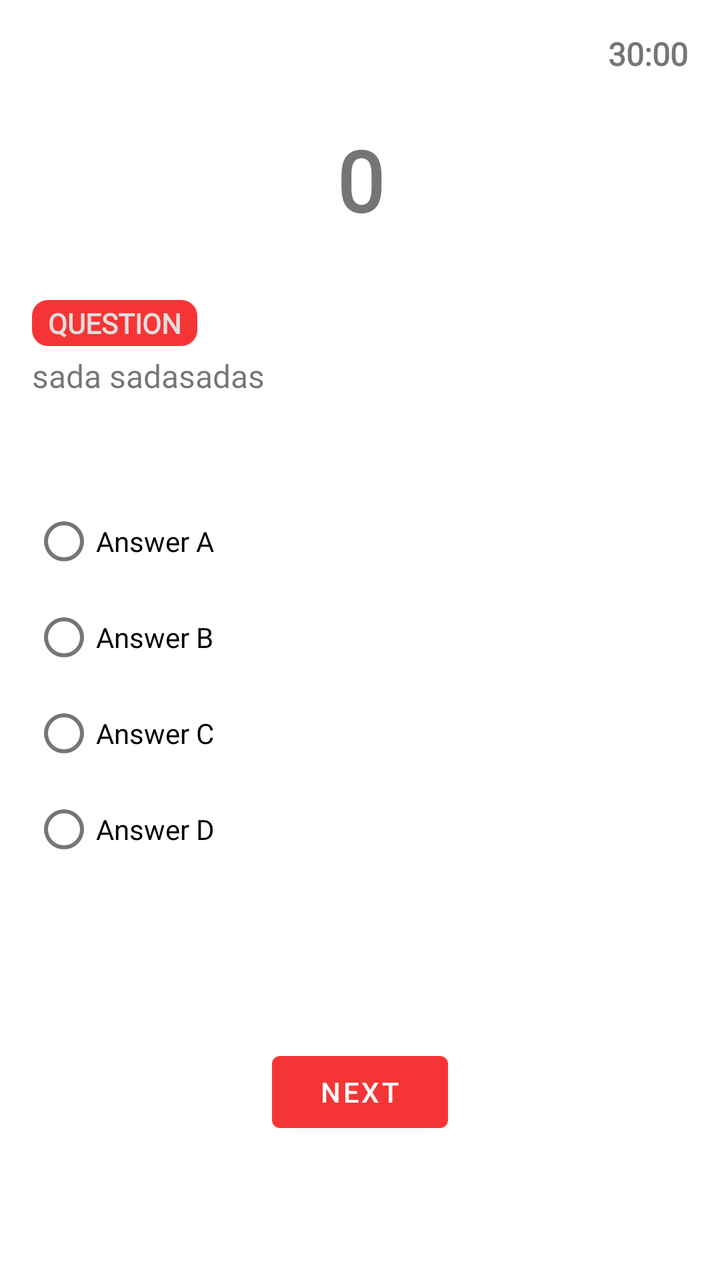
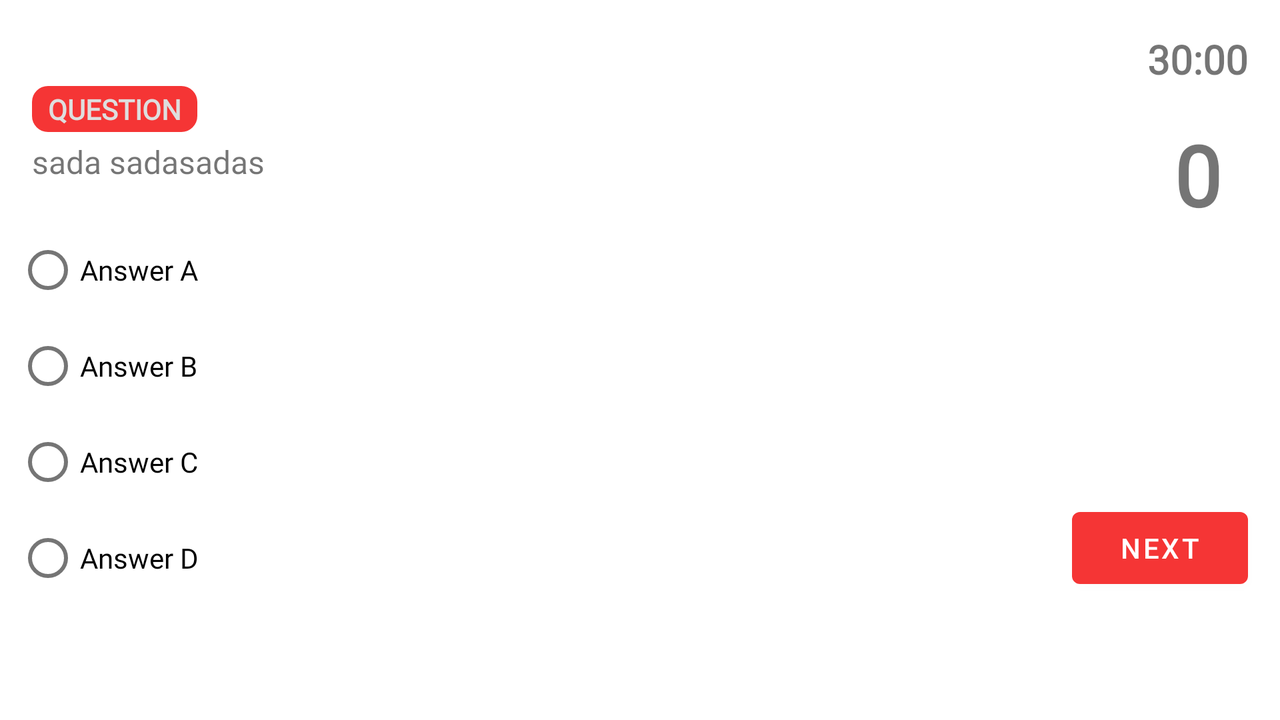

Compare how this app lays out the same screen by default and in its alternative resource folder. The renders come first, then the two layout files and the values they reference.
<!-- AndroidManifest.xml: application theme Theme.CitizenshipTestCanada -->
<!-- res/layout/fragment_q_a.xml -->
<?xml version="1.0" encoding="utf-8"?>
<androidx.constraintlayout.widget.ConstraintLayout xmlns:android="http://schemas.android.com/apk/res/android"
    xmlns:app="http://schemas.android.com/apk/res-auto"
    xmlns:tools="http://schemas.android.com/tools"
    android:layout_width="match_parent"
    android:layout_height="match_parent">

    <TextView
        android:id="@+id/timer"
        android:layout_width="wrap_content"
        android:layout_height="wrap_content"
        android:layout_marginTop="16dp"
        android:layout_marginEnd="16dp"
        android:layout_marginRight="16dp"
        android:fontFamily="@font/roboto"
        android:text="30:00"
        android:textSize="16sp"
        android:textStyle="bold"
        app:layout_constraintEnd_toEndOf="parent"
        app:layout_constraintTop_toTopOf="parent" />

    <TextView
        android:id="@+id/questionNumber"
        android:layout_width="wrap_content"
        android:layout_height="wrap_content"
        android:layout_marginTop="24dp"
        android:fontFamily="@font/roboto"
        android:text="0"
        android:textSize="42sp"
        android:textStyle="bold"
        app:layout_constraintEnd_toEndOf="parent"
        app:layout_constraintStart_toStartOf="parent"
        app:layout_constraintTop_toBottomOf="@+id/timer" />

    <TextView
        android:id="@+id/textView7"
        android:layout_width="wrap_content"
        android:layout_height="wrap_content"
        android:layout_marginStart="16dp"
        android:layout_marginLeft="16dp"
        android:layout_marginTop="32dp"
        android:background="@drawable/question_bg"
        android:fontFamily="@font/roboto"
        android:text="Question"
        android:textAllCaps="true"
        android:textColor="@color/colorOnPrimary"
        android:textSize="14sp"
        android:textStyle="bold"
        app:layout_constraintStart_toStartOf="parent"
        app:layout_constraintTop_toBottomOf="@+id/questionNumber" />

    <RadioGroup
        android:id="@+id/radioGroup"
        android:layout_width="0dp"
        android:layout_height="wrap_content"
        android:layout_marginStart="16dp"
        android:layout_marginLeft="16dp"
        android:layout_marginTop="48dp"
        android:layout_marginEnd="16dp"
        android:layout_marginRight="16dp"
        app:layout_constraintEnd_toEndOf="parent"
        app:layout_constraintStart_toStartOf="parent"
        app:layout_constraintTop_toBottomOf="@+id/question">

        <RadioButton
            android:id="@+id/correctAnswer"
            android:layout_width="wrap_content"
            android:layout_height="wrap_content"
            android:fontFamily="@font/roboto"
            android:text="Answer A"
            tools:layout_editor_absoluteX="113dp"
            tools:layout_editor_absoluteY="311dp" />

        <RadioButton
            android:id="@+id/answer2"
            android:layout_width="wrap_content"
            android:layout_height="wrap_content"
            android:fontFamily="@font/roboto"
            android:text="Answer B"
            tools:layout_editor_absoluteX="111dp"
            tools:layout_editor_absoluteY="389dp" />

        <RadioButton
            android:id="@+id/answer3"
            android:layout_width="wrap_content"
            android:layout_height="wrap_content"
            android:fontFamily="@font/roboto"
            android:text="Answer C"
            tools:layout_editor_absoluteX="109dp"
            tools:layout_editor_absoluteY="472dp" />

        <RadioButton
            android:id="@+id/answer4"
            android:layout_width="wrap_content"
            android:layout_height="wrap_content"
            android:fontFamily="@font/roboto"
            android:text="Answer D"
            tools:layout_editor_absoluteX="113dp"
            tools:layout_editor_absoluteY="535dp" />
    </RadioGroup>

    <TextView
        android:id="@+id/question"
        android:layout_width="0dp"
        android:layout_height="wrap_content"
        android:layout_marginStart="16dp"
        android:layout_marginLeft="16dp"
        android:layout_marginTop="4dp"
        android:layout_marginEnd="16dp"
        android:layout_marginRight="16dp"
        android:fontFamily="@font/roboto"
        android:text="sada sadasadas"
        android:textSize="16sp"
        app:layout_constraintEnd_toEndOf="parent"
        app:layout_constraintHorizontal_bias="0.0"
        app:layout_constraintStart_toStartOf="parent"
        app:layout_constraintTop_toBottomOf="@+id/textView7" />


    <Button
        android:id="@+id/submitButton"
        android:layout_width="wrap_content"
        android:layout_height="wrap_content"
        android:layout_marginBottom="16dp"
        android:text="Next"
        app:layout_constraintBottom_toTopOf="@+id/adContainer"
        app:layout_constraintEnd_toEndOf="parent"
        app:layout_constraintStart_toStartOf="parent"
        app:layout_constraintTop_toBottomOf="@+id/radioGroup"
        app:layout_constraintVertical_bias="1.0" />

    <LinearLayout
        android:id="@+id/adContainer"
        android:layout_width="match_parent"
        android:layout_height="wrap_content"
        android:layout_gravity="center"
        android:gravity="center"
        android:minHeight="54dp"
        android:orientation="vertical"
        app:layout_constraintBottom_toBottomOf="parent"
        app:layout_constraintEnd_toEndOf="parent"
        app:layout_constraintStart_toStartOf="parent" />


</androidx.constraintlayout.widget.ConstraintLayout>
<!-- resources referenced by this layout -->
<resources>
  <color name="colorOnPrimary">#DEDEDE</color>
  <!-- drawable question_bg (drawable) -->
  <?xml version="1.0" encoding="utf-8"?>
  <shape xmlns:android="http://schemas.android.com/apk/res/android">
      <corners android:radius="8dp" />
      <solid android:color="@color/colorPrimary" />
      <padding
          android:bottom="2dp"
          android:left="8dp"
          android:right="8dp"
          android:top="2dp" />
  </shape>
  <style name="Theme.CitizenshipTestCanada" parent="Theme.MaterialComponents.DayNight.NoActionBar">
          
          <item name="colorPrimary">#F53535</item>
          <item name="colorPrimaryVariant">#A31C1C</item>
          <item name="colorOnPrimary">#FFFFFF</item>
          
          <item name="colorSecondary">@color/colorPrimary</item>
          <item name="colorSecondaryVariant">@color/colorPrimaryVariant</item>
          <item name="colorOnSecondary">@color/colorOnPrimary</item>
  
          <item name="android:textColorPrimary">@color/text_main</item>
          <item name="android:textColorSecondary">@color/textLabel</item>
  
          
          <item name="android:statusBarColor" tools:targetApi="l">?attr/colorPrimaryVariant</item>
          
      </style>
  <color name="colorPrimary">#F53535</color>
  <color name="colorPrimaryVariant">#CF2121</color>
  <color name="text_main">#131313</color>
  <color name="textLabel">#99131313</color>
</resources>
<!-- res/layout-land/fragment_q_a.xml (the repository's variant of the layout above) -->
<!-- drawn on the phone turned sideways -->
<?xml version="1.0" encoding="utf-8"?>
<androidx.constraintlayout.widget.ConstraintLayout xmlns:android="http://schemas.android.com/apk/res/android"
    xmlns:app="http://schemas.android.com/apk/res-auto"
    xmlns:tools="http://schemas.android.com/tools"
    android:layout_width="match_parent"
    android:layout_height="match_parent">

    <TextView
        android:id="@+id/timer"
        android:layout_width="wrap_content"
        android:layout_height="wrap_content"
        android:layout_marginTop="16dp"
        android:layout_marginEnd="16dp"
        android:layout_marginRight="16dp"
        android:fontFamily="@font/roboto"
        android:text="30:00"
        android:textSize="20sp"
        android:textStyle="bold"
        app:layout_constraintEnd_toEndOf="parent"
        app:layout_constraintTop_toTopOf="parent" />


    <View
        android:id="@+id/timerHighlighter"
        android:layout_width="0dp"
        android:layout_height="6dp"
        android:background="@color/good_time"
        app:layout_constraintEnd_toEndOf="@+id/timer"
        app:layout_constraintStart_toStartOf="@+id/timer"
        app:layout_constraintTop_toBottomOf="@+id/timer" />

    <TextView
        android:id="@+id/questionNumber"
        android:layout_width="wrap_content"
        android:layout_height="wrap_content"
        android:layout_marginTop="16dp"
        android:fontFamily="@font/roboto"
        android:text="0"
        android:textSize="42sp"
        android:textStyle="bold"
        app:layout_constraintEnd_toEndOf="@+id/timerHighlighter"
        app:layout_constraintStart_toStartOf="@+id/timerHighlighter"
        app:layout_constraintTop_toBottomOf="@+id/timer" />

    <TextView
        android:id="@+id/textView7"
        android:layout_width="wrap_content"
        android:layout_height="wrap_content"
        android:layout_marginStart="16dp"
        android:layout_marginLeft="16dp"
        android:background="@drawable/question_bg"
        android:fontFamily="@font/roboto"
        android:text="Question"
        android:textAllCaps="true"
        android:textColor="@color/colorOnPrimary"
        android:textSize="14sp"
        android:textStyle="bold"
        app:layout_constraintStart_toStartOf="parent"
        app:layout_constraintTop_toBottomOf="@+id/timer" />

    <RadioGroup
        android:id="@+id/radioGroup"
        android:layout_width="0dp"
        android:layout_height="wrap_content"
        android:layout_marginStart="8dp"
        android:layout_marginLeft="8dp"
        android:layout_marginTop="16dp"
        android:layout_marginEnd="8dp"
        android:layout_marginRight="8dp"
        android:gravity="left"
        app:layout_constraintBottom_toTopOf="@+id/adContainer"
        app:layout_constraintEnd_toStartOf="@+id/submitButton"
        app:layout_constraintStart_toStartOf="parent"
        app:layout_constraintTop_toBottomOf="@+id/question">

        <RadioButton
            android:id="@+id/answer1"
            android:layout_width="wrap_content"
            android:layout_height="0dp"
            android:layout_weight="1"
            android:fontFamily="@font/roboto"
            android:text="Answer A"
            tools:layout_editor_absoluteX="113dp"
            tools:layout_editor_absoluteY="311dp" />

        <RadioButton
            android:id="@+id/answer2"
            android:layout_width="wrap_content"
            android:layout_height="0dp"
            android:layout_weight="1"
            android:fontFamily="@font/roboto"
            android:text="Answer B"
            tools:layout_editor_absoluteX="111dp"
            tools:layout_editor_absoluteY="389dp" />

        <RadioButton
            android:id="@+id/answer3"
            android:layout_width="wrap_content"
            android:layout_height="0dp"
            android:layout_weight="1"
            android:fontFamily="@font/roboto"
            android:text="Answer C"
            tools:layout_editor_absoluteX="109dp"
            tools:layout_editor_absoluteY="472dp" />

        <RadioButton
            android:id="@+id/answer4"
            android:layout_width="wrap_content"
            android:layout_height="0dp"
            android:layout_weight="1"
            android:fontFamily="@font/roboto"
            android:text="Answer D"
            tools:layout_editor_absoluteX="113dp"
            tools:layout_editor_absoluteY="535dp" />
    </RadioGroup>

    <TextView
        android:id="@+id/question"
        android:layout_width="0dp"
        android:layout_height="wrap_content"
        android:layout_marginTop="4dp"
        android:layout_marginEnd="16dp"
        android:layout_marginRight="16dp"
        android:fontFamily="@font/roboto"
        android:text="sada sadasadas"
        android:textSize="16sp"
        app:layout_constraintEnd_toStartOf="@+id/timer"
        app:layout_constraintStart_toStartOf="@+id/textView7"
        app:layout_constraintTop_toBottomOf="@+id/textView7" />


    <Button
        android:id="@+id/submitButton"
        android:layout_width="wrap_content"
        android:layout_height="wrap_content"
        android:layout_marginEnd="16dp"
        android:layout_marginRight="16dp"
        android:layout_marginBottom="8dp"
        android:text="Next"
        app:layout_constraintBottom_toTopOf="@+id/adContainer"
        app:layout_constraintEnd_toEndOf="parent" />

    <LinearLayout
        android:id="@+id/adContainer"
        android:layout_width="match_parent"
        android:layout_height="wrap_content"
        android:layout_gravity="center"
        android:gravity="center"
        android:minHeight="54dp"
        android:orientation="vertical"
        app:layout_constraintBottom_toBottomOf="parent"
        app:layout_constraintEnd_toEndOf="parent"
        app:layout_constraintStart_toStartOf="parent" />

</androidx.constraintlayout.widget.ConstraintLayout>
